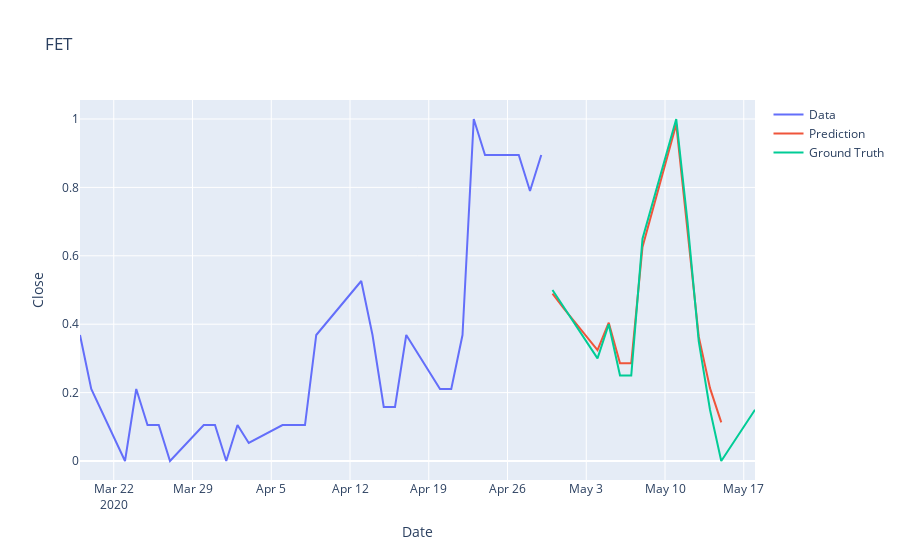

Notebook source saved alongside this figure:
### Code cell
make_estimates(ticker_symbol = 'FET', epos = 100, start_date = '2020-03-19', end_date = '2020-5-19', look_back = 1)
